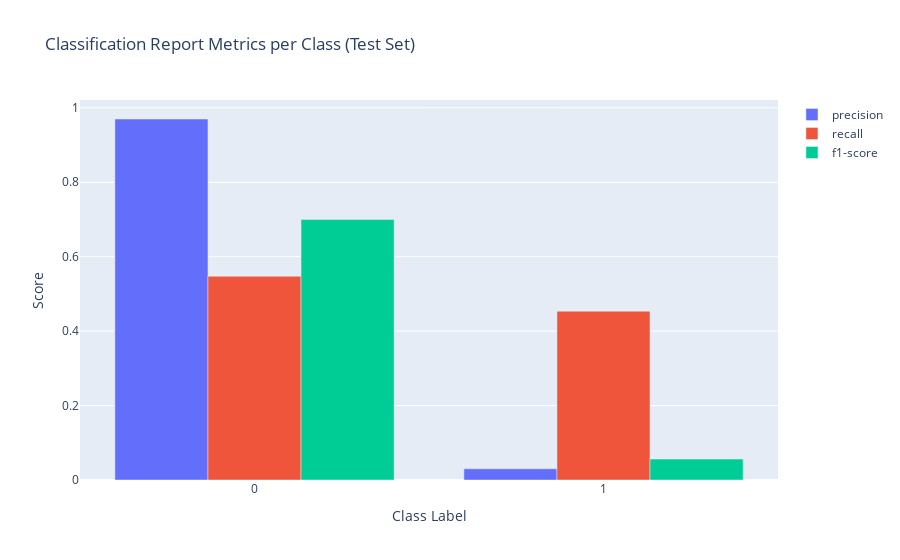

Notebook cell for this chart:
### Code cell
import plotly.graph_objs as go
import pandas as pd

# Get the classification report as a dict
report = classification_report(y_test, test_preds, output_dict=True)
report_df = pd.DataFrame(report).transpose()
class_labels = ['0', '1']

fig = go.Figure()

for metric in ['precision', 'recall', 'f1-score']:
    fig.add_trace(go.Bar(
        x=class_labels,
        y=report_df.loc[class_labels, metric],
        name=metric
    ))

fig.update_layout(
    title='Classification Report Metrics per Class (Test Set)',
    xaxis=dict(title='Class Label'),
    yaxis=dict(title='Score'),
    barmode='group'
)
fig.show()

### Figure 1 — Plotly figure (JSON) as saved in the notebook; plotly's stock layout.template omitted (floating-point values rounded to 4 significant figures)
{"data": [{"name": "precision", "type": "bar", "x": ["0", "1"], "y": [0.9701, 0.03006]}, {"name": "recall", "type": "bar", "x": ["0", "1"], "y": [0.5474, 0.4536]}, {"name": "f1-score", "type": "bar", "x": ["0", "1"], "y": [0.6999, 0.05638]}], "layout": {"barmode": "group", "title": {"text": "Classification Report Metrics per Class (Test Set)"}, "xaxis": {"title": {"text": "Class Label"}}, "yaxis": {"title": {"text": "Score"}}}}
